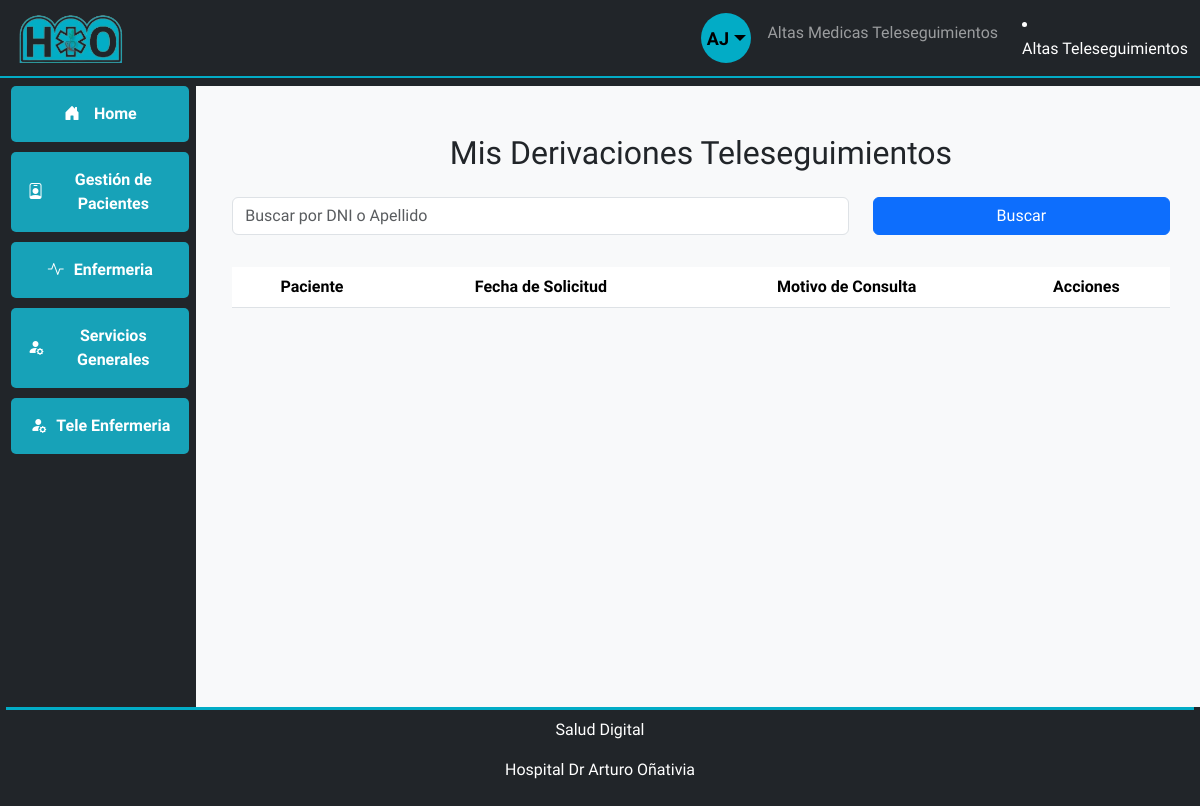
The app's page /misDerivados/ (signed in), older data.
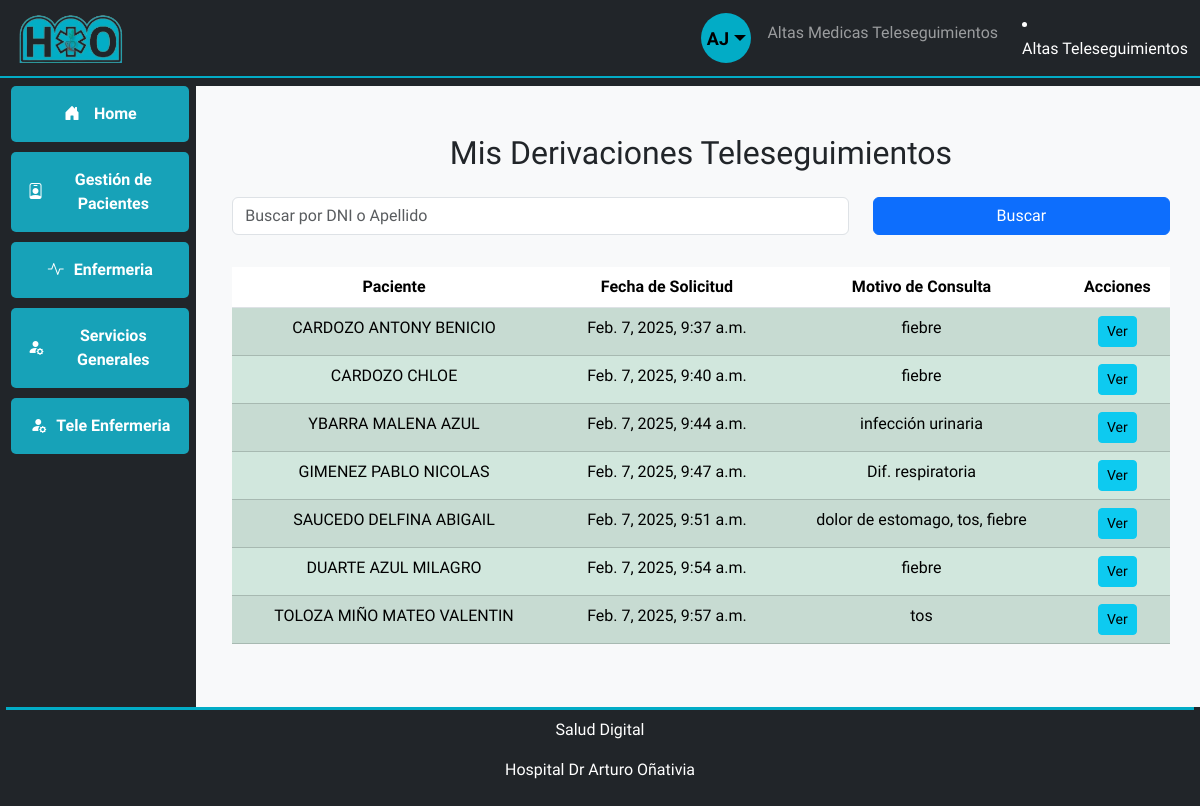
The same page, newer data.
### users/models.py (models this page shows, shortened)
class User(AbstractUser, PermissionsMixin):
    first_name = None  # Sobrescribir el campo first_name de AbstractUser
    last_name = None   # Sobrescribir el campo last_name de AbstractUser
    username = None
    name = models.CharField(
        gettext_lazy('First name'), max_length=30, blank=False, null=False
    )
    lastname = models.CharField(
        gettext_lazy('Last name'), max_length=30, blank=False, null=False
    )
    cellphone = models.CharField(
        gettext_lazy('Cellphone'), max_length=10, blank=True, null=True
    )
    email = models.EmailField(
        gettext_lazy('Email'), max_length=254, unique=True, null=False
    )
    uuid = models.UUIDField(unique=True, default=uuid.uuid4, editable=False)
    date_joined = models.DateTimeField(gettext_lazy('Date joined'), auto_now_add=True)
    is_staff = models.BooleanField(gettext_lazy('Staff'), default=False, help_text=gettext_lazy('Designates whether the user can log into this admin site.'))
    is_active = models.BooleanField(gettext_lazy('Active'), default=False)
    servicio = models.CharField(gettext_lazy('Service'), max_length=30, blank=True, null=True)
    cargo = models.CharField(gettext_lazy('Cargo'), max_length=30, blank=True, null=True)
    objects = UserManager()
    USERNAME_FIELD = "email"
    REQUIRED_FIELDS = ["name", "lastname"]
    class Meta:
        verbose_name = gettext_lazy('user')
        verbose_name_plural = gettext_lazy('users')

### teleenfermeria/models.py (models this page shows, shortened)
class Teleseguimiento(models.Model):
    id = models.AutoField(primary_key=True)
    paciente = models.ForeignKey(Paciente, on_delete=models.CASCADE)
    fecha_solicitud = models.DateTimeField(default=timezone.now)
    motivo_consulta = models.TextField(
        max_length=1000, blank=True, null=True, verbose_name="Motivo de consulta"
    )
    condicion = models.CharField(
        max_length=100,
        choices=[
            (" Alta Medica", " Alta Medica"),
            ("Alta Teleseguimiento", "Alta Teleseguimiento"),
            ("Otro", "Otro"),
        ],
        default="Otro",
    )
    consentimiento_seguimiento = models.CharField(
        max_length=100,
        choices=[
            ("Aceptado", "Aceptado"),
            ("Rechazado", "Rechazado"),
            ("En espera", "En espera"),
            ("Pasivo", "Pasivo"),
        ],
        default="en_espera",
    )
    estado = models.CharField(
        max_length=20,
        choices=[
            ("Derivado", "Derivado"),
            ("en_proceso", "En Proceso"),
            ("realizado", "Realizado"),
            ("no_realizado", "No Realizado"),
        ],
        default="Derivado",
    )
    diagnostico = models.TextField(max_length=1000, blank=True, null=True)
    medicaciones = models.ManyToManyField(Medicacion, blank=True)
    vacunas = models.CharField(
        max_length=28,
        choices=[
            ("completo", "Completo"),
            ("en_proceso", "En Proceso"),
            ("incompleto", "Incompleto"),
        ],
        default="En proceso",
    )
    agente = models.ForeignKey(
        User,
        on_delete=models.SET_NULL,
        null=True,
        blank=True,
    )

### pacientes/models.py (models this page shows, shortened)
class Paciente(models.Model):
    nombre_completo = models.CharField(max_length=255, null=True, blank=True)
    dni = models.CharField(max_length=15, unique=True, null=True, blank= True,default="Sin Dni")
    fecha_nacimiento = models.DateField()
    domicilio = models.CharField(max_length=255, null=True, blank=True)
    localidad = models.CharField(max_length=100, null=True, blank=True)
    telefono = models.CharField(max_length=20)
    telefono2 = models.CharField(max_length=20, null=True, blank=True, default="-")
    obra_social = models.CharField(max_length=100, null=True, blank=True, default="sin Datos")
    fecha_ingreso = models.DateField(default=timezone.now)
    diagnostico = models.CharField(max_length=255, null=True, blank=True)
    causa_externa = models.CharField(max_length=255, null=True, blank=True)  # Solo para pediatría/guardia
    arm = models.BooleanField(default=False)  # Si necesita asistencia respiratoria
    tipo_egreso = models.CharField(max_length=50, null=True, blank=True)  # Alta, Derivado, etc.
    fecha_egreso = models.DateField(null=True, blank=True)
    nombre_tutor = models.CharField(max_length=255, null=True, blank=True)
    dni_tutor = models.CharField(max_length=15, null=True, blank=True)
    historia_clinica = models.CharField(max_length=50, null=True, blank=True)
    pases = models.CharField(max_length=255, null=True, blank=True)  # Detalle de los pases
    fecha_pase = models.DateField(null=True, blank=True)

### teleenfermeria/views.py (the view)
@login_required
@group_required(
    "Teleenfermeria", "Administrativo"
)  # Asegúrate de que el usuario esté en el grupo adecuado
def teleseguimientos_mis_derivados(request):
    teleseguimientos = Teleseguimiento.objects.filter(agente=request.user)
    query = request.GET.get("q")
    teleseguimientos = buscar_teleseguimiento(query, teleseguimientos)
    return render(
        request,
        "teleenfermeria/teleseguimientos_misderivados.html",  # El nombre de tu template
        {"teleseguimientos": teleseguimientos},
    )

### teleenfermeria/views.py (called while the page is built)
def group_required(*group_names):
    def in_groups(user):
        if user.is_authenticated:
            if bool(user.groups.filter(name__in=group_names)) | user.is_superuser:
                return True
        return False
    return user_passes_test(in_groups, login_url="/no_permisos/")

def buscar_teleseguimiento(query, queryset):
    if query:
        queryset = queryset.filter(
            Q(paciente__nombre_completo__icontains=query)
            | Q(paciente__dni__icontains=query)
        )
    return queryset

### teleenfermeria/templates/teleenfermeria/teleseguimientos_misderivados.html
{% extends "base.html" %} {% block main_content %}
<div class="container mt-4">
  <h2 class="mb-4">Mis Derivaciones Teleseguimientos</h2>
  <form method="GET" action="{% url 'teleenfermeria:misderivados' %}">
    <div class="row mb-3">
      <div class="col-md-8">
        <input type="text" name="q" class="form-control" placeholder="Buscar por DNI o Apellido"
          value="{{ query|default:'' }}" />
      </div>
      <div class="col-md-4">
        <button class="btn btn-primary w-100" type="submit">Buscar</button>
      </div>
    </div>
  </form>
  <table class="table table-striped">
    <table class="table table-striped">
      <thead>
        <tr>
          <th>Paciente</th>
          <th>Fecha de Solicitud</th>
          <th>Motivo de Consulta</th>
          <th>Acciones</th>
        </tr>
      </thead>
      <tbody>
        {% for teleseguimiento in teleseguimientos %}
        <tr
          class="{% if teleseguimiento.tiempo_espera and teleseguimiento.tiempo_espera.days >= 7 %}table-danger{% elif teleseguimiento.tiempo_espera and teleseguimiento.tiempo_espera.days >= 3 %}table-warning{% else %}table-success{% endif %}">
          <td>{{ teleseguimiento.paciente.nombre_completo }}</td>
          <td>
            {{ teleseguimiento.fecha_solicitud|default_if_none:"Sin Datos" }}
          </td>
          <td>{{ teleseguimiento.motivo_consulta }}</td>
          <td>
            <a href="{% url 'teleenfermeria:detalleteleseguimiento' teleseguimiento.id %}"
              class="btn btn-info btn-sm">Ver</a>
          </td>
        </tr>
        {% endfor %}
      </tbody>
    </table>
</div>
{% endblock %}

### templates/base.html (shortened to what this page needs)
{% load static %}
<!DOCTYPE html>
<html lang="en">
<head>
  <link href="https://cdn.jsdelivr.net/npm/bootstrap@5.3.3/dist/css/bootstrap.min.css" rel="stylesheet"
 />
  <link rel="stylesheet" href="https://cdn.jsdelivr.net/npm/bootstrap-icons@1.11.3/font/bootstrap-icons.min.css" />
  <link rel="stylesheet" href="{% static 'css/style.css' %}" />
</head>
<body class="bg-dark">
  <nav class="navbar navbar-dark bg-dark navbar-expand-lg fixed-top custom-border-bottom mr-1">
    <div class="container-fluid">
      <a class="navbar-brand" href="#"><img src="{% static 'imagenes/icono.png' %}" alt="" size="100" height="50" /></a>
      <div class="offcanvas offcanvas-end text-bg-dark" tabindex="-1" id="offcanvasDarkNavbar"
        aria-labelledby="offcanvasDarkNavbarLabel">
        <div class="offcanvas-body">
          <ul class="navbar-nav justify-content-end flex-grow-1 pe-3">
            <li class="nav-item mx-lg-2 d-lg-block d-none ms-auto" style="list-style: none;">
              <div class="dropdown">
                <div class="user-circle dropdown-toggle" type="button" data-bs-toggle="dropdown" aria-expanded="false">
                  <span id="userInitials" class="user-initials">
                    {% if user.is_authenticated %}
                    {{ user.name|slice:":1" }}{{ user.lastname|slice:":1" }}
                    {% else %}
                    HO
                    {% endif %}
                  </span>
                </div>
              </div>
            </li>
            <li class="nav-item d-lg-none">
              <li>
                <a href="{% url 'teleenfermeria:altasmedicasseguimientos' %}" class="nav-link"> Altas Medicas Teleseguimientos</a>
            </ul>
            <li>
              <a href="{% url 'teleenfermeria:altasteleseguimientos' %}" class="nav-link"> Altas Teleseguimientos</a>
            </li>
        </div>
      </div>
    </div>
  </nav>
  <main class="main-content">
    <div class="row max-expanded-width mg-auto flex-grow">
      <div class="menu col-sm-3 col-lg-2 bg-dark d-none d-lg-block text-center align-items-center">
        <div class="box align-items-center justify-content-center">
          <a href="{% url 'gestioncamas:dashboard' %}" class="text-decoration-none text-white w-100">
            <i class="bi bi-house-door-fill"></i> Home
          </a>
        </div>
        <div class="box align-items-center justify-content-center" id="Servicios" onclick="submenu('subServicios')">
          <i class="bi bi-person-badge"></i> Gestión de Pacientes
        </div>
        <div class="box align-items-center justify-content-center w-100" id="Enfermeria"
          onclick="submenu('subEnfermeria')">
          <i class="bi bi-activity"></i> Enfermeria
        </div>
        <div class="box align-items-center justify-content-center w-100" id="serviciosGenerales"
          onclick="submenu('subServiciosGenerales')">
          <i class="bi bi-person-fill-gear"></i> Servicios Generales
        </div>
        <div class="box align-items-center justify-content-center w-100" id="teleenfermeria"
          onclick="submenu('subTeleenfermeria')">
          <i class="bi bi-person-fill-gear"></i> Tele Enfermeria
        </div>
      </div>
      <div class="contenido-principal col-m-12 col-lg-10 bg-light align-items-center">
        <div class="row max-expanded-width mg-auto flex-grow text-center">
          <div class="container p-4">
            {% block main_content %} {% endblock %}
          </div>
        </div>
      </div>
    </div>
  </main>
  <footer class="bg-dark text-center">
    <div class="text-white">
      <p>Salud Digital</p>
      <p>Hospital Dr Arturo Oñativia</p>
    </div>
  </footer>
</body>
</html>

### static/css/style.css (style rules this page uses)
html, body { height: 100%; margin: 0.2rem; font-family: "Roboto Condensed", sans-serif; }
body { display: flex; flex-direction: column; }
main { flex-grow: 1; display: flex; flex-direction: column; }
.row.max-expanded-width { flex-grow: 1; display: flex; }
.col-sm-3, .col-lg-2 { height: 100%; }
.box { width: 100%; padding: 1rem; background-color: #17a2b8; color: white; margin-left: 5px; border-radius: 5px; margin-bottom: 10px; font-size: 1rem; font-weight: 600; text-align: center; cursor: pointer; display: flex; align-items: center; justify-content: center; transition: background-color 0.3s ease; }
.box i { margin-right: 10px; }
footer { padding: 0.5rem; margin: 0; border-top: solid 3px #02ACC6; }
.main-content { margin-top: 5rem; }
.custom-border-bottom { border-bottom: 2px solid #02ACC6; }
.user-circle { width: 50px; height: 50px; border-radius: 50%; background-color: #02ACC6; display: flex; justify-content: center; align-items: center; font-size: 20px; color: black; font-weight: bold; cursor: pointer; }
.user-initials { text-transform: uppercase; font-size: 18px; }

Row changes from the older to the newer data that the page shows:
added Teleseguimiento: paciente.nombre_completo "CARDOZO ANTONY BENICIO", fecha_solicitud "Feb. 7, 2025, 9:37 a.m.", motivo_consulta "fiebre"
added Teleseguimiento: paciente.nombre_completo "CARDOZO CHLOE", fecha_solicitud "Feb. 7, 2025, 9:40 a.m.", motivo_consulta "fiebre"
added Teleseguimiento: paciente.nombre_completo "YBARRA MALENA AZUL", fecha_solicitud "Feb. 7, 2025, 9:44 a.m.", motivo_consulta "infección urinaria"
added Teleseguimiento: paciente.nombre_completo "GIMENEZ PABLO NICOLAS", fecha_solicitud "Feb. 7, 2025, 9:47 a.m.", motivo_consulta "Dif. respiratoria"
added Teleseguimiento: paciente.nombre_completo "SAUCEDO DELFINA ABIGAIL", fecha_solicitud "Feb. 7, 2025, 9:51 a.m.", motivo_consulta "dolor de estomago, tos, fiebre"
added Teleseguimiento: paciente.nombre_completo "DUARTE AZUL MILAGRO", fecha_solicitud "Feb. 7, 2025, 9:54 a.m.", motivo_consulta "fiebre"
added Teleseguimiento: paciente.nombre_completo "TOLOZA MIÑO MATEO VALENTIN", fecha_solicitud "Feb. 7, 2025, 9:57 a.m.", motivo_consulta "tos"
